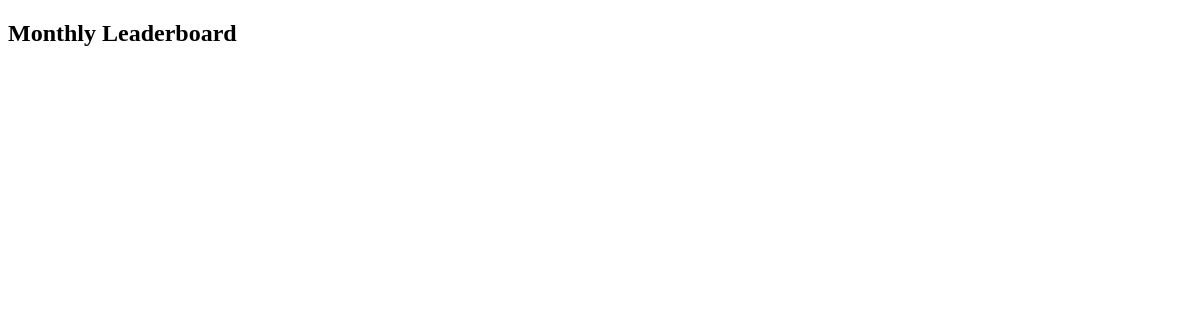
The page /monthly_leaderboard/ (signed in) on the database as committed earlier.
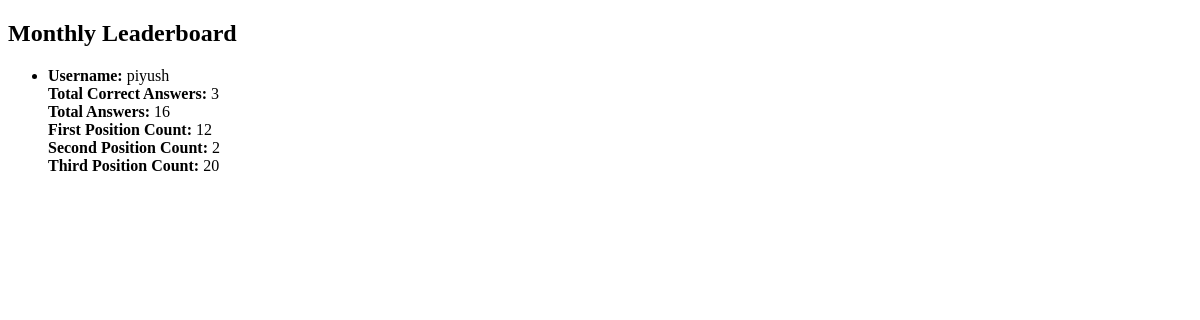
The same page on the database as committed later.
### aptitude/models.py (models this page shows, shortened)
class CustomUser(AbstractBaseUser, PermissionsMixin):
    email = models.EmailField(unique=True)
    username = models.CharField(max_length=150, unique=True)
    start_year = models.IntegerField(null=True, blank=True)
    end_year = models.IntegerField(null=True, blank=True)
    branch = models.CharField(max_length=100, null=True, blank=True)
    enrollment_number = models.CharField(max_length=100, null=True, blank=True)
    contact_number = models.CharField(max_length=15, null=True, blank=True)
    total_attempted = models.IntegerField(default=0)
    total_correct = models.IntegerField(default=0)
    current_streak = models.IntegerField(default=0)
    highest_streak = models.IntegerField(default=0)
    is_staff = models.BooleanField(default=False)
    is_active = models.BooleanField(default=True)
    rating = models.FloatField(default=0)  # New rating field
    last_active_date = models.DateField(null=True, blank=True)  # For streak calculation
    profile_picture = models.URLField(null=True, blank=True)  # Public profile picture URL
    bio = models.TextField(null=True, blank=True)  # User bio
    first_position_count = models.IntegerField(default=0)
    second_position_count = models.IntegerField(default=0)
    third_position_count = models.IntegerField(default=0)
    last_active_date = models.DateField(null=True, blank=True)
    groups = models.ManyToManyField(
        Group,
        related_name='customuser_set',
        related_query_name='customuser',
        blank=True,
        verbose_name='groups',
        help_text='The groups this user belongs to. A user will get all permissions granted to each of their groups.'
    )
    user_permissions = models.ManyToManyField(
        Permission,
        related_name='customuser_set',
        related_query_name='customuser',
        blank=True,
        verbose_name='user permissions',
        help_text='Specific permissions for this user.'
    )
    achievements = models.ManyToManyField(Achievement, blank=True)
    date_joined = models.DateTimeField(default=timezone.now)
    objects = CustomUserManager()
    USERNAME_FIELD = 'email'
    REQUIRED_FIELDS = ['username']

### aptitude/views.py (the view)
# urls.py: path('monthly_leaderboard/', views.monthly_leaderboard, name='monthly_leaderboard'),
@login_required
def monthly_leaderboard(request):
    now = timezone.now()
    users = CustomUser.objects.filter(
        useranswer__time_solved__month=now.month,
        useranswer__time_solved__year=now.year
    ).distinct().annotate(
        total_correct_answers=Count('useranswer', filter=Q(useranswer__is_correct=True)),
        total_answers=Count('useranswer')
    ).order_by('-total_correct_answers', '-first_position_count', '-second_position_count', '-third_position_count')
    return render(request, 'monthly_leaderboard.html', {'users': users})

### aptitude/templates/monthly_leaderboard.html (shortened to what this page needs)
<!DOCTYPE html>
<html>
<head>
</head>
<body>
    <h2>Monthly Leaderboard</h2>
    <ul>
        {% for user in users %}
            <li>
                <strong>Username:</strong> {{ user.username }}<br>
                <strong>Total Correct Answers:</strong> {{ user.total_correct_answers }}<br>
                <strong>Total Answers:</strong> {{ user.total_answers }}<br>
                <strong>First Position Count:</strong> {{ user.first_position_count }}<br>
                <strong>Second Position Count:</strong> {{ user.second_position_count }}<br>
                <strong>Third Position Count:</strong> {{ user.third_position_count }}<br>
            </li>
        {% endfor %}
    </ul>
</body>
</html>

Rows that differ between the two databases and show on the page:
now on this page (row edited): CustomUser: username "piyush", total_correct_answers "3", total_answers "16", first_position_count "12", second_position_count "2", third_position_count "20"
